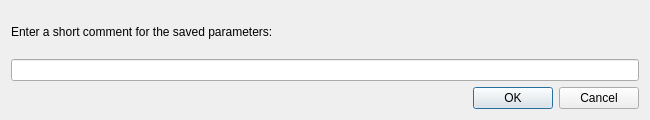
<?xml version="1.0" encoding="UTF-8"?>
<ui version="4.0">
 <class>SavingParameters</class>
 <widget class="QDialog" name="SavingParameters">
  <property name="windowModality">
   <enum>Qt::ApplicationModal</enum>
  </property>
  <property name="geometry">
   <rect>
    <x>0</x>
    <y>0</y>
    <width>650</width>
    <height>120</height>
   </rect>
  </property>
  <property name="sizePolicy">
   <sizepolicy hsizetype="Fixed" vsizetype="Fixed">
    <horstretch>0</horstretch>
    <verstretch>0</verstretch>
   </sizepolicy>
  </property>
  <property name="minimumSize">
   <size>
    <width>650</width>
    <height>120</height>
   </size>
  </property>
  <property name="maximumSize">
   <size>
    <width>650</width>
    <height>120</height>
   </size>
  </property>
  <property name="windowTitle">
   <string>Saving Parameters</string>
  </property>
  <layout class="QGridLayout" name="gridLayout">
   <item row="0" column="0">
    <layout class="QVBoxLayout" name="verticalLayout">
     <item>
      <widget class="QLabel" name="label">
       <property name="text">
        <string>Enter a short comment for the saved parameters:</string>
       </property>
      </widget>
     </item>
     <item>
      <widget class="QLineEdit" name="comment"/>
     </item>
     <item>
      <widget class="QDialogButtonBox" name="buttonBox">
       <property name="orientation">
        <enum>Qt::Horizontal</enum>
       </property>
       <property name="standardButtons">
        <set>QDialogButtonBox::Cancel|QDialogButtonBox::Ok</set>
       </property>
      </widget>
     </item>
    </layout>
   </item>
  </layout>
 </widget>
 <resources/>
 <connections>
  <connection>
   <sender>buttonBox</sender>
   <signal>accepted()</signal>
   <receiver>SavingParameters</receiver>
   <slot>accept()</slot>
   <hints>
    <hint type="sourcelabel">
     <x>248</x>
     <y>254</y>
    </hint>
    <hint type="destinationlabel">
     <x>157</x>
     <y>274</y>
    </hint>
   </hints>
  </connection>
  <connection>
   <sender>buttonBox</sender>
   <signal>rejected()</signal>
   <receiver>SavingParameters</receiver>
   <slot>reject()</slot>
   <hints>
    <hint type="sourcelabel">
     <x>316</x>
     <y>260</y>
    </hint>
    <hint type="destinationlabel">
     <x>286</x>
     <y>274</y>
    </hint>
   </hints>
  </connection>
 </connections>
</ui>
